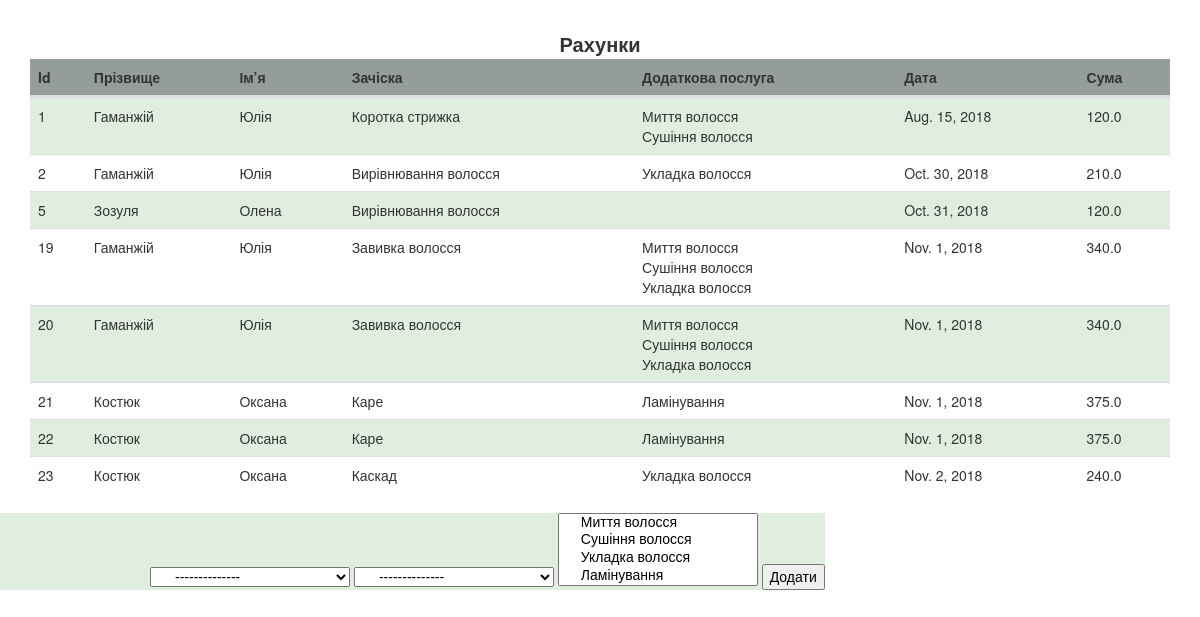
The app's page /hairdresses/bills/ with its own data.
### hairdresses_app/models.py (models this page shows, shortened)
class Bill(models.Model):
    client = models.ForeignKey(to=Client, on_delete=models.CASCADE, verbose_name='Клієнт')
    hairdo = models.ForeignKey(to=Hairdo, on_delete=models.CASCADE, verbose_name='Зачіска')
    additional_services = models.ManyToManyField(to=AdditionalService, verbose_name='Додаткова послуга')
    date = models.DateField(verbose_name='Дата та час', default=timezone.now)
    class Meta:
        verbose_name = "рахунок"
        verbose_name_plural = "Рахунки"
    @property
    def total_sum(self):
        sum_od_additional_services = 0
        for ass in self.additional_services.all():
            sum_od_additional_services += ass.price
        return sum_od_additional_services+self.hairdo.price

class Client(models.Model):
    name = models.CharField(verbose_name="Ім'я", max_length=255)
    surname = models.CharField(verbose_name="Прізвище", max_length=255)
    sex = models.CharField(verbose_name="Стать", choices=SEX.choices.items(), max_length=15)
    sign_regular_customer = models.BooleanField(verbose_name='Постійний клієнт', default=False)
    def __str__(self):
        return '{0} {1}'.format(self.name, self.surname)
    class Meta:
        verbose_name = "клієнт"
        verbose_name_plural = "Клієнти"

class Hairdo(models.Model):
    name = models.CharField(verbose_name='Назва зачіски', max_length=255)
    price = models.FloatField(verbose_name='Вартість')
    sex = models.CharField(verbose_name='Стать', choices=SEX.choices.items(), max_length=15)
    def __str__(self):
        return '{0}'.format(self.name)
    class Meta:
        verbose_name = "зачіска"
        verbose_name_plural = "Зачіски"

class AdditionalService(models.Model):
    name = models.CharField(verbose_name='Назва послуги', max_length=255)
    price = models.FloatField(verbose_name='Вартість')
    def __str__(self):
        return '{0}'.format(self.name)
    class Meta:
        verbose_name = "додаткова послуга"
        verbose_name_plural = "Додаткові послуги"

### hairdresses_app/views.py (the view, shortened to what this page needs)
# urls.py: path('bills/', views.list_of_bills, name='list-of-bills'),
def list_of_bills(request):
    context = {
        'clients': Client.objects.all(),
        'hirestyles': Hairdo.objects.all(),
        'add_servs': AdditionalService.objects.all(),
    }
    context['bills'] = Bill.objects.all()
    return render(request, 'hairdresses_app/bills.html', context)

### hairdresses_app/templates/hairdresses_app/bills.html (shortened to what this page needs)
<!DOCTYPE html>
<html lang="en">
<head>
    {% load staticfiles%}
    <link rel="stylesheet" href="{% static 'hairdresses_app/css/bootstrap.min.css' %}">
    <link rel="stylesheet" href="{% static 'hairdresses_app/css/updated.css' %}">
</head>
<body>
<div class="container" style="margin-top: 30px" ng-controller="ServicesCtrl">
    <div class="row">
        <div class="col-md-12">
            <div class="panel panel-default">
                <div class="panel-heading">Рахунки</div>
                <div class="panel-body">
                    <table class="table table-striped">
                        <thead>
                        <tr>
                            <th>Id</th>
                            <th>Прізвище</th>
                            <th>Ім’я</th>
                            <th>Зачіска</th>
                            <th>Додаткова послуга</th>
                            <th>Дата</th>
                            <th>Сума</th>
                        </tr>
                        </thead>
                         <tbody>
                        {% for bill in bills %}
                            <a href="{% url 'bill_detail' pk=bill.id %}">
                                <tr>
                                <td>{{ bill.id }}</td>
                                <td>{{ bill.client.name }}</td>
                                <td>{{ bill.client.surname }}</td>
                                <td>{{ bill.hairdo.name }}</td>
                                <td>
                                {% for additional_service in bill.additional_services.all %}
                                    {{ additional_service.name }}
                                    <br>
                                {% endfor %}
                                </td>
                                <td>{{ bill.date }}</td>
                                <td>{{ bill.total_sum }}</td>
                            </tr>
                            </a>
                        {% endfor %}
                        </tbody>
                    </table>
                </div>
            </div>
        </div>
    </div>
</div>
<form method="post" action="{% url 'list-of-bills' %}">
    <select name="client_id" id="client">
        <option value="0" selected>--------------</option>
    </select>
    <select name="hairdo_id" >
        <option value="0" selected>--------------</option>
    </select>
    <select name="additional_services_ids" multiple="multiple">
        {% for servs in add_servs %}
            <option value="{{ servs.id }}">{{ servs }}</option>
        {% endfor %}
    </select>
<input type="submit" value="Додати">
</form>
</body>
</html>

### hairdresses_app/static/hairdresses_app/css/updated.css (style rules this page uses)
table { border-spacing: 0; border-collapse: separate; }
td, th { padding: 0 }
html { font-size: 10px; -webkit-tap-highlight-color: rgba(0, 0, 0, 0) }
body { font-family: "Helvetica Neue", Helvetica, Arial, sans-serif; font-size: 14px; line-height: 1.42857143; color: #333; background-color: #fff }
.container { padding-right: 15px; padding-left: 15px; margin-right: auto; margin-left: auto }
@media (min-width: 768px) { .container { width: 750px } }
@media (min-width: 992px) { .container { width: 970px } }
@media (min-width: 1200px) { .container { width: 1170px } }
.row { margin-right: -15px; margin-left: -15px }
table { background-color: transparent }
th { text-align: left; background-color: rgba(131,139,139,0.85) }
td { text-align: left; }
.table { width: 100%; max-width: 100%; margin-bottom: 20px }
.table > tbody > tr > td, .table > tbody > tr > th, .table > tfoot > tr > td, .table > tfoot > tr > th, .table > thead > tr > td, .table > thead > tr > th { padding: 8px; line-height: 1.42857143; vertical-align: top; border-top: 1px solid #ddd }
.table > thead > tr > th { vertical-align: bottom; border-bottom: 2px solid #ddd }
.table > caption + thead > tr:first-child > td, .table > caption + thead > tr:first-child > th, .table > colgroup + thead > tr:first-child > td, .table > colgroup + thead > tr:first-child > th, .table > thead:first-child > tr:first-child > td, .table > thead:first-child > tr:first-child > th { border-top: 0 }
.table-striped > tbody > tr:nth-of-type(odd) { background-color: #E0EEE0 }
.panel-heading { text-align: center; font-weight: bold; font-size: 20px; }

### hairdresses_app/templates/hairdresses_app/bills.html (style rules this page uses)
form { position: absolute; background-color: #E0EEE0; padding-left: 150px; }
form select { position: relative; width: 200px; padding-left: 20px ; }
form option { width: 150px; position: center; }

### records on screen
Bill: id "1", client.name "Гаманжій", client.surname "Юлія", hairdo.name "Коротка стрижка", date "Aug. 15, 2018", total_sum "120.0"
AdditionalService: name "Миття волосся", {{ servs.id }} 1 (drawn)
AdditionalService: name "Сушіння волосся", {{ servs.id }} 2 (drawn)
Bill: id "2", client.name "Гаманжій", client.surname "Юлія", hairdo.name "Вирівнювання волосся", date "Oct. 30, 2018", total_sum "210.0"
AdditionalService: name "Укладка волосся", {{ servs.id }} 3 (drawn)
Bill: id "5", client.name "Зозуля", client.surname "Олена", hairdo.name "Вирівнювання волосся", date "Oct. 31, 2018", total_sum "120.0"
Bill: id "19", client.name "Гаманжій", client.surname "Юлія", hairdo.name "Завивка волосся", date "Nov. 1, 2018", total_sum "340.0"
Bill: id "20", client.name "Гаманжій", client.surname "Юлія", hairdo.name "Завивка волосся", date "Nov. 1, 2018", total_sum "340.0"
Bill: id "21", client.name "Костюк", client.surname "Оксана", hairdo.name "Каре", date "Nov. 1, 2018", total_sum "375.0"
AdditionalService: name "Ламінування", {{ servs.id }} 4 (drawn)
Bill: id "22", client.name "Костюк", client.surname "Оксана", hairdo.name "Каре", date "Nov. 1, 2018", total_sum "375.0"
Bill: id "23", client.name "Костюк", client.surname "Оксана", hairdo.name "Каскад", date "Nov. 2, 2018", total_sum "240.0"
